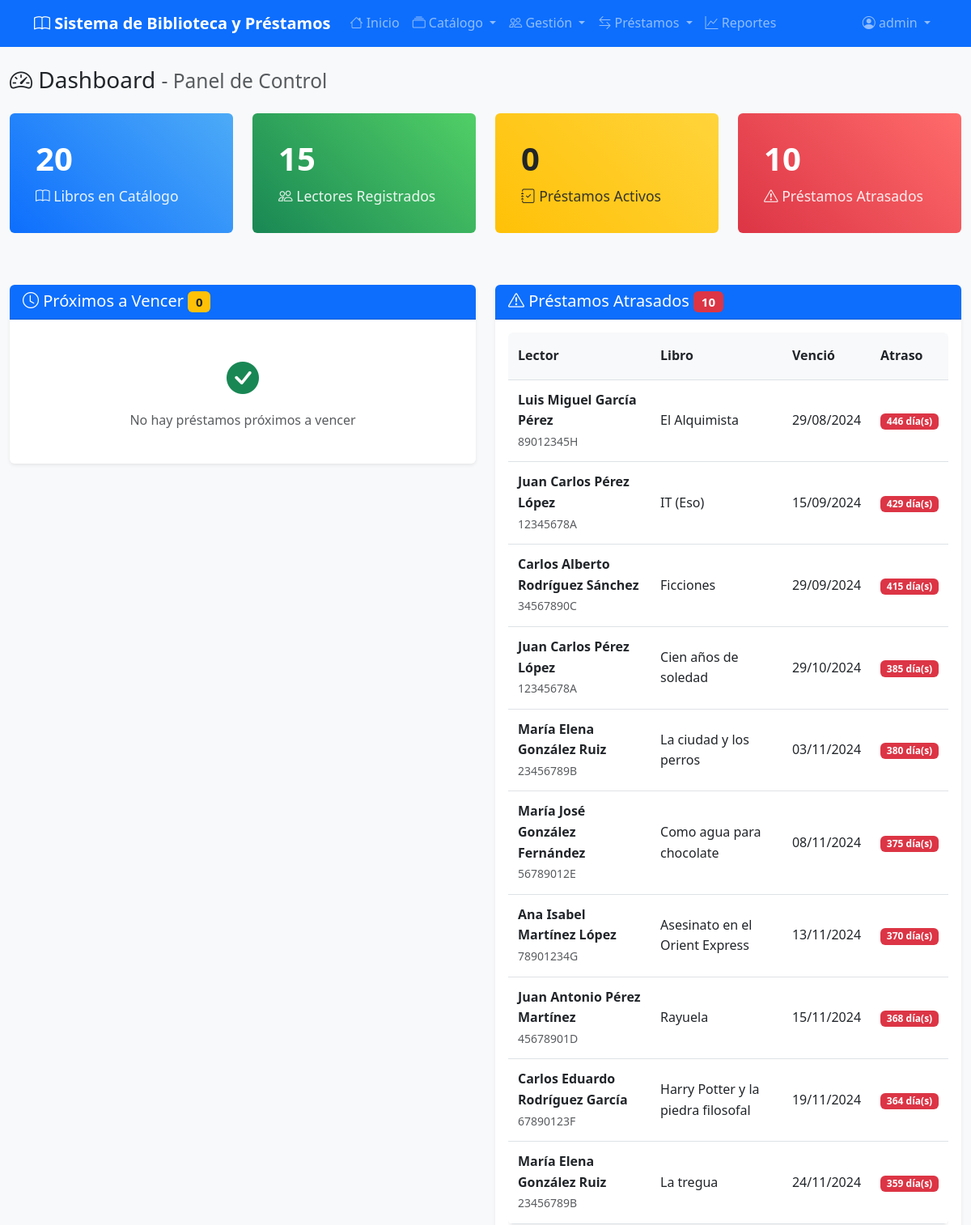
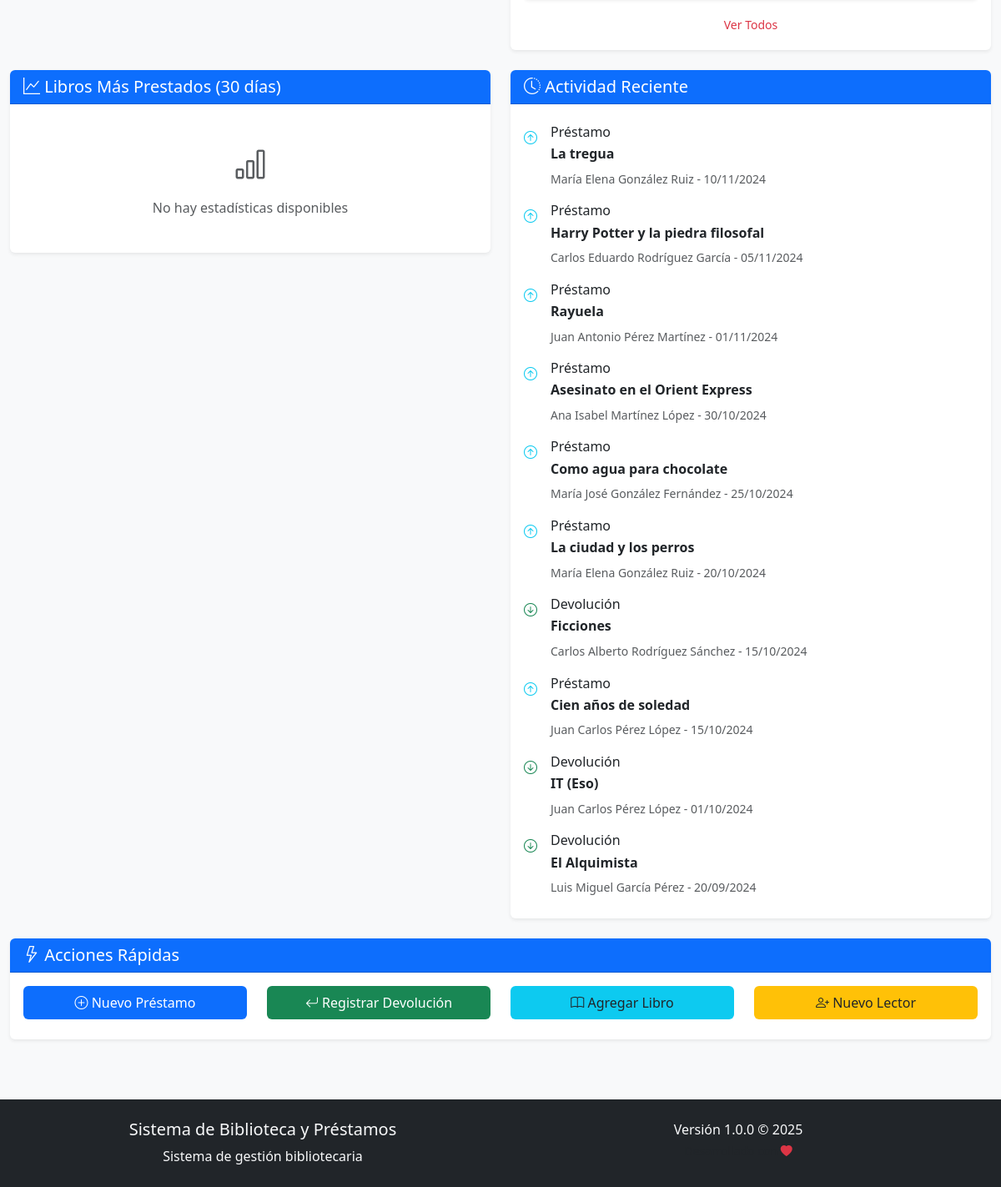
Page /public/dashboard.php (signed in) on the committed database (2 pictures, top to bottom).
### tables this page shows
CREATE TABLE prestamos (
    id INT AUTO_INCREMENT PRIMARY KEY,
    lector_id INT NOT NULL,
    libro_id INT NOT NULL,
    fecha_prestamo DATE NOT NULL DEFAULT (CURRENT_DATE),
    fecha_vencimiento DATE NOT NULL,
    fecha_devolucion DATE NULL,
    dias_prestamo INT DEFAULT 14,
    estado ENUM('activo', 'devuelto', 'atrasado') DEFAULT 'activo',
    observaciones TEXT,
    usuario_registro_id INT,
    fecha_creacion TIMESTAMP DEFAULT CURRENT_TIMESTAMP,
    FOREIGN KEY (lector_id) REFERENCES lectores(id) ON DELETE RESTRICT,
    FOREIGN KEY (libro_id) REFERENCES libros(id) ON DELETE RESTRICT,
    FOREIGN KEY (usuario_registro_id) REFERENCES usuarios(id) ON DELETE SET NULL,
    INDEX idx_lector (lector_id),
    INDEX idx_libro (libro_id),
    INDEX idx_estado (estado),
    INDEX idx_vencimiento (fecha_vencimiento)
);

CREATE TABLE lectores (
    id INT AUTO_INCREMENT PRIMARY KEY,
    usuario_id INT,
    nombre VARCHAR(100) NOT NULL,
    apellidos VARCHAR(100) NOT NULL,
    dni VARCHAR(20) UNIQUE,
    telefono VARCHAR(15),
    direccion TEXT,
    fecha_nacimiento DATE,
    limite_prestamos INT DEFAULT 3,
    multa_total DECIMAL(8,2) DEFAULT 0.00,
    bloqueado BOOLEAN DEFAULT FALSE,
    fecha_registro TIMESTAMP DEFAULT CURRENT_TIMESTAMP,
    FOREIGN KEY (usuario_id) REFERENCES usuarios(id) ON DELETE SET NULL,
    INDEX idx_dni (dni),
    INDEX idx_nombre_completo (nombre, apellidos)
);

CREATE TABLE libros (
    id INT AUTO_INCREMENT PRIMARY KEY,
    isbn VARCHAR(20) UNIQUE,
    titulo VARCHAR(200) NOT NULL,
    subtitulo VARCHAR(200),
    año_publicacion YEAR,
    editorial VARCHAR(100),
    numero_paginas INT,
    idioma VARCHAR(50) DEFAULT 'Español',
    descripcion TEXT,
    categoria_id INT,
    copias_totales INT DEFAULT 1,
    copias_disponibles INT DEFAULT 1,
    ubicacion VARCHAR(100),
    activo BOOLEAN DEFAULT TRUE,
    fecha_ingreso TIMESTAMP DEFAULT CURRENT_TIMESTAMP,
    FOREIGN KEY (categoria_id) REFERENCES categorias(id) ON DELETE SET NULL,
    INDEX idx_titulo (titulo),
    INDEX idx_isbn (isbn),
    INDEX idx_categoria (categoria_id),
    CHECK (copias_disponibles >= 0),
    CHECK (copias_disponibles <= copias_totales)
);

### public/dashboard.php (the view, shortened to what the rows shown need)
<?php
try {
    $sql_atrasados = "
        SELECT p.id, p.fecha_vencimiento, l.titulo,
               CONCAT(lec.nombre, ' ', lec.apellidos) as lector_nombre,
               lec.telefono, lec.dni,
               DATEDIFF(CURDATE(), p.fecha_vencimiento) as dias_atraso
        FROM prestamos p
        JOIN libros l ON p.libro_id = l.id
        JOIN lectores lec ON p.lector_id = lec.id
        WHERE p.estado = 'atrasado'
        ORDER BY p.fecha_vencimiento ASC
        LIMIT 10";
    $prestamos_atrasados_list = fetchAll($sql_atrasados);
} catch (Exception $e) {
    error_log("Error en dashboard: " . $e->getMessage());
    setFlashMessage('error', 'Error al cargar las estadísticas del dashboard');
    $total_libros = $total_lectores = $prestamos_activos = $prestamos_atrasados = 0;
    $libros_populares = $proximos_vencer = $prestamos_atrasados_list = $actividad_reciente = [];
}
include '../includes/header.php';
?>
<div class="row">
    <div class="col-12">
        <h1 class="h3 mb-4">
            <i class="bi bi-speedometer2"></i> Dashboard
            <small class="text-muted">- Panel de Control</small>
        </h1>
    </div>
</div>
<div class="row">
    <div class="col-lg-6 mb-4">
        <div class="card">
            <div class="card-body">
                <?php if (empty($prestamos_atrasados_list)): ?>
                    <div class="text-center text-muted py-4">
                        <i class="bi bi-check-circle-fill text-success fs-1"></i>
                        <p class="mt-2 mb-0">No hay préstamos atrasados</p>
                    </div>
                <?php else: ?>
                    <div class="table-responsive">
                        <table class="table table-sm">
                            <thead>
                                <tr>
                                    <th>Lector</th>
                                    <th>Libro</th>
                                    <th>Venció</th>
                                    <th>Atraso</th>
                                </tr>
                            </thead>
                            <tbody>
                                <?php foreach ($prestamos_atrasados_list as $prestamo): ?>
                                    <tr>
                                        <td>
                                            <strong><?= htmlspecialchars($prestamo['lector_nombre']) ?></strong><br>
                                            <small class="text-muted"><?= htmlspecialchars($prestamo['dni']) ?></small>
                                        </td>
                                        <td>
                                            <span class="text-truncate-2"><?= htmlspecialchars($prestamo['titulo']) ?></span>
                                        </td>
                                        <td><?= formatDate($prestamo['fecha_vencimiento']) ?></td>
                                        <td>
                                            <span class="badge bg-danger">
                                                <?= $prestamo['dias_atraso'] ?> día(s)
                                            </span>
                                        </td>
                                    </tr>
                                <?php endforeach; ?>
                            </tbody>
                        </table>
                    </div>
                <?php endif; ?>
            </div>
        </div>
    </div>
</div>
<?php include '../includes/footer.php'; ?>

### rows in the picture
prestamos: lector_nombre "Luis Miguel García Pérez", lector.dni "89012345H", libro.titulo "El Alquimista", fecha_vencimiento "29/08/2024", dias_atraso "446"
prestamos: lector_nombre "Juan Carlos Pérez López", lector.dni "12345678A", libro.titulo "IT (Eso)", fecha_vencimiento "15/09/2024", dias_atraso "429"
prestamos: lector_nombre "Carlos Alberto Rodríguez Sánchez", lector.dni "34567890C", libro.titulo "Ficciones", fecha_vencimiento "29/09/2024", dias_atraso "415"
prestamos: lector_nombre "Juan Carlos Pérez López", lector.dni "12345678A", libro.titulo "Cien años de soledad", fecha_vencimiento "29/10/2024", dias_atraso "385"
prestamos: lector_nombre "María Elena González Ruiz", lector.dni "23456789B", libro.titulo "La ciudad y los perros", fecha_vencimiento "03/11/2024", dias_atraso "380"
prestamos: lector_nombre "María José González Fernández", lector.dni "56789012E", libro.titulo "Como agua para chocolate", fecha_vencimiento "08/11/2024", dias_atraso "375"
prestamos: lector_nombre "Ana Isabel Martínez López", lector.dni "78901234G", libro.titulo "Asesinato en el Orient Express", fecha_vencimiento "13/11/2024", dias_atraso "370"
prestamos: lector_nombre "Juan Antonio Pérez Martínez", lector.dni "45678901D", libro.titulo "Rayuela", fecha_vencimiento "15/11/2024", dias_atraso "368"
prestamos: lector_nombre "Carlos Eduardo Rodríguez García", lector.dni "67890123F", libro.titulo "Harry Potter y la piedra filosofal", fecha_vencimiento "19/11/2024", dias_atraso "364"
prestamos: lector_nombre "María Elena González Ruiz", lector.dni "23456789B", libro.titulo "La tregua", fecha_vencimiento "24/11/2024", dias_atraso "359"

### other values in the picture
APP_NAME "Sistema de Biblioteca y Préstamos"
$current_user['username'] "admin"
$total_libros "20"
$total_lectores "15"
$prestamos_activos "0"
$prestamos_atrasados "10"
count($proximos_vencer) "0"
count($prestamos_atrasados_list) "10"
$actividad['titulo'] "La tregua"
$actividad['lector_nombre'] "María Elena González Ruiz"
formatDate($actividad['fecha']) "10/11/2024"
$actividad['titulo'] "Harry Potter y la piedra filosofal"
$actividad['lector_nombre'] "Carlos Eduardo Rodríguez García"
formatDate($actividad['fecha']) "05/11/2024"
$actividad['titulo'] "Rayuela"
